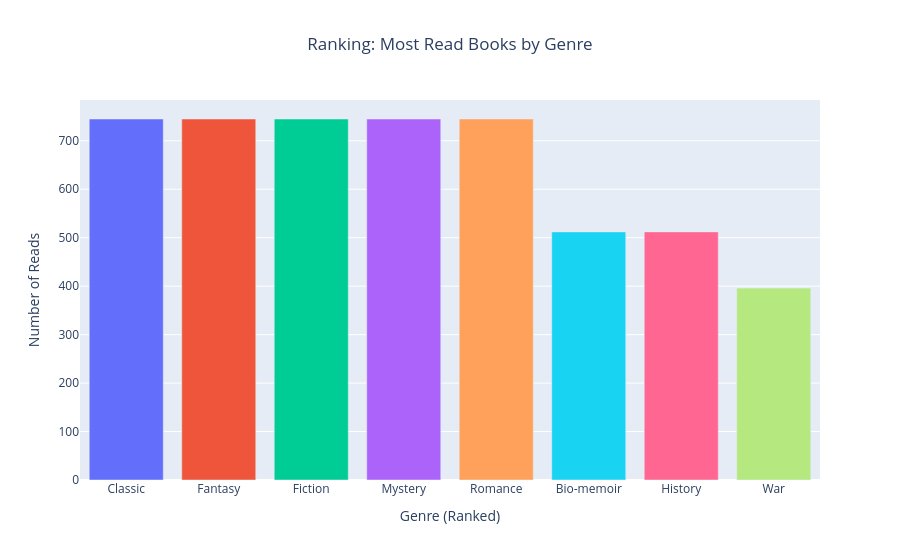

Notebook code for this chart:
### Markdown cell above
**‘Explode’** will be used to break down the genre lists into individual rows, and only adult genres will be filtered to prepare the data for ranking the most read books by genre.

### Code cell
import plotly.express as px
adult_genres = [g.capitalize() for g in useful_genres if g not in ['kids', 'children-s-lit']]

df_exploded = df_dashboard.explode('tag_name')
df_adult = df_exploded[df_exploded['tag_name'].isin(adult_genres)]

top_book_per_genre = (
    df_adult.groupby(['tag_name', 'title'])
    .size()
    .reset_index(name='Count')
    .sort_values(['tag_name', 'Count'], ascending=[True, False])
    .groupby('tag_name')
    .head(1)
)

top_book_per_genre = top_book_per_genre.sort_values('Count', ascending=False)


fig = px.bar(
    top_book_per_genre,
    x="tag_name",
    y="Count",
    color="tag_name",     
    title="Ranking: Most Read Books by Genre",
    hover_data={'title': True}  
)

fig.update_layout(
    title_x=0.5,
    xaxis_title="Genre (Ranked)",
    yaxis_title="Number of Reads",
    showlegend=False
)

fig.show()

### Figure 1 — Plotly figure (JSON) as saved in the notebook; plotly's stock layout.template omitted (floating-point values rounded to 4 significant figures)
{"data": [{"alignmentgroup": "True", "customdata": [["Harry Potter and the Sorcerer's Stone (Harry Potter, #1)"]], "hovertemplate": "tag_name=%{x}<br>Count=%{y}<br>title=%{customdata[0]}<extra></extra>", "legendgroup": "Classic", "marker": {"color": "#636efa", "pattern": {"shape": ""}}, "name": "Classic", "offsetgroup": "Classic", "orientation": "v", "showlegend": true, "textposition": "auto", "type": "bar", "x": ["Classic"], "xaxis": "x", "y": [745], "yaxis": "y"}, {"alignmentgroup": "True", "customdata": [["Harry Potter and the Sorcerer's Stone (Harry Potter, #1)"]], "hovertemplate": "tag_name=%{x}<br>Count=%{y}<br>title=%{customdata[0]}<extra></extra>", "legendgroup": "Fantasy", "marker": {"color": "#EF553B", "pattern": {"shape": ""}}, "name": "Fantasy", "offsetgroup": "Fantasy", "orientation": "v", "showlegend": true, "textposition": "auto", "type": "bar", "x": ["Fantasy"], "xaxis": "x", "y": [745], "yaxis": "y"}, {"alignmentgroup": "True", "customdata": [["Harry Potter and the Sorcerer's Stone (Harry Potter, #1)"]], "hovertemplate": "tag_name=%{x}<br>Count=%{y}<br>title=%{customdata[0]}<extra></extra>", "legendgroup": "Fiction", "marker": {"color": "#00cc96", "pattern": {"shape": ""}}, "name": "Fiction", "offsetgroup": "Fiction", "orientation": "v", "showlegend": true, "textposition": "auto", "type": "bar", "x": ["Fiction"], "xaxis": "x", "y": [745], "yaxis": "y"}, {"alignmentgroup": "True", "customdata": [["Harry Potter and the Sorcerer's Stone (Harry Potter, #1)"]], "hovertemplate": "tag_name=%{x}<br>Count=%{y}<br>title=%{customdata[0]}<extra></extra>", "legendgroup": "Mystery", "marker": {"color": "#ab63fa", "pattern": {"shape": ""}}, "name": "Mystery", "offsetgroup": "Mystery", "orientation": "v", "showlegend": true, "textposition": "auto", "type": "bar", "x": ["Mystery"], "xaxis": "x", "y": [745], "yaxis": "y"}, {"alignmentgroup": "True", "customdata": [["Harry Potter and the Sorcerer's Stone (Harry Potter, #1)"]], "hovertemplate": "tag_name=%{x}<br>Count=%{y}<br>title=%{customdata[0]}<extra></extra>", "legendgroup": "Romance", "marker": {"color": "#FFA15A", "pattern": {"shape": ""}}, "name": "Romance", "offsetgroup": "Romance", "orientation": "v", "showlegend": true, "textposition": "auto", "type": "bar", "x": ["Romance"], "xaxis": "x", "y": [745], "yaxis": "y"}, {"alignmentgroup": "True", "customdata": [["Harry Potter and the Goblet of Fire (Harry Potter, #4)"]], "hovertemplate": "tag_name=%{x}<br>Count=%{y}<br>title=%{customdata[0]}<extra></extra>", "legendgroup": "Bio-memoir", "marker": {"color": "#19d3f3", "pattern": {"shape": ""}}, "name": "Bio-memoir", "offsetgroup": "Bio-memoir", "orientation": "v", "showlegend": true, "textposition": "auto", "type": "bar", "x": ["Bio-memoir"], "xaxis": "x", "y": [512], "yaxis": "y"}, {"alignmentgroup": "True", "customdata": [["Harry Potter and the Goblet of Fire (Harry Potter, #4)"]], "hovertemplate": "tag_name=%{x}<br>Count=%{y}<br>title=%{customdata[0]}<extra></extra>", "legendgroup": "History", "marker": {"color": "#FF6692", "pattern": {"shape": ""}}, "name": "History", "offsetgroup": "History", "orientation": "v", "showlegend": true, "textposition": "auto", "type": "bar", "x": ["History"], "xaxis": "x", "y": [512], "yaxis": "y"}, {"alignmentgroup": "True", "customdata": [["Gone Girl"]], "hovertemplate": "tag_name=%{x}<br>Count=%{y}<br>title=%{customdata[0]}<extra></extra>", "legendgroup": "War", "marker": {"color": "#B6E880", "pattern": {"shape": ""}}, "name": "War", "offsetgroup": "War", "orientation": "v", "showlegend": true, "textposition": "auto", "type": "bar", "x": ["War"], "xaxis": "x", "y": [396], "yaxis": "y"}], "layout": {"barmode": "relative", "legend": {"title": {"text": "tag_name"}, "tracegroupgap": 0}, "showlegend": false, "title": {"text": "Ranking: Most Read Books by Genre", "x": 0.5}, "xaxis": {"anchor": "y", "categoryarray": ["Classic", "Fantasy", "Fiction", "Mystery", "Romance", "Bio-memoir", "History", "War"], "categoryorder": "array", "domain": [0, 1], "title": {"text": "Genre (Ranked)"}}, "yaxis": {"anchor": "x", "domain": [0, 1], "title": {"text": "Number of Reads"}}}}
